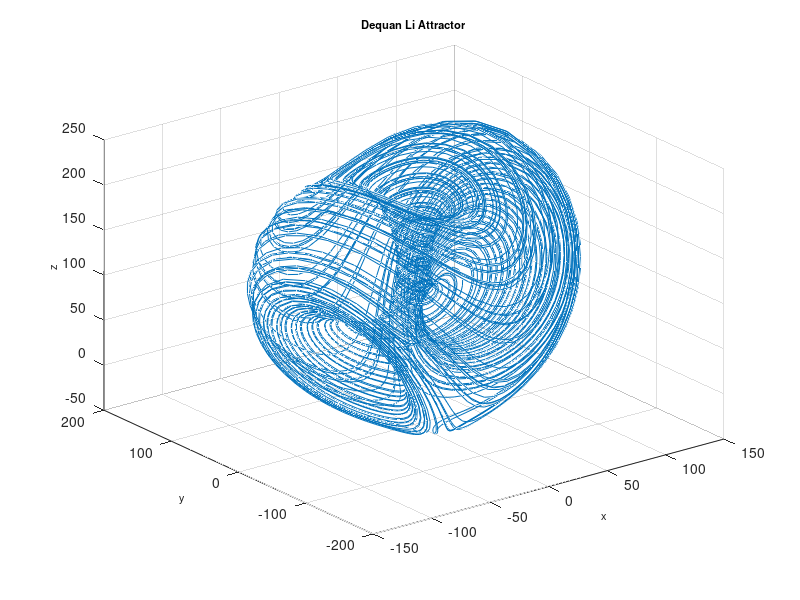

Source code (MATLAB):
function Dequan
%==========================================================================
% Matlab program to plot a phase portrait of the 3D chaotic system
%==========================================================================
clear
clc
clf
%==================== Parameters ==========================================
a = 40; b=1.833; c=20; d=0.16; e=0.65; p=55;
%===================== Initial conditions =================================
initial=[1, 0.1, 0.2]; 
% =============== Solves ODEs =============================================
deq1=@(t,x) [a*(x(2)-x(1))+d*x(1)*x(3); p*x(1)+c*x(2)-x(1)*x(3); ...
    b*x(3)+x(1)*x(2)-e*x(1)^2];
[~,sol] = ode45(deq1,[0, 30],initial);
%============= Runs simulation ============================================
    plot3(sol(:,1),sol(:,2),sol(:,3)),grid
    title('Dequan Li Attractor','fontsize',8)
    xlabel('x','fontsize',8)
    ylabel('y','fontsize',8)
    zlabel('z','fontsize',8)
%================= End of program =========================================
